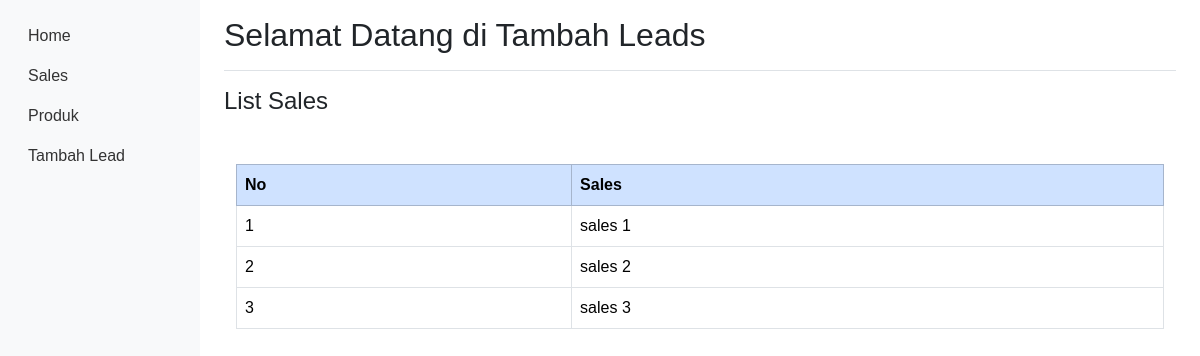
The page /sales.php on the database its author committed.
### tables this page shows
CREATE TABLE `sales` (
  `id` int(10) NOT NULL,
  `nama_sales` varchar(255) NOT NULL
);

### sales.php (the view, shortened to what this page needs)
<!DOCTYPE html>
<html lang="en">
<head>
    <link href="https://cdn.jsdelivr.net/npm/bootstrap@5.3.3/dist/css/bootstrap.min.css" rel="stylesheet">
    <link rel="stylesheet" href="/style.css">
</head>
<body>
    <div class="container-fluid">
        <div class="row">
            <nav id="sidebar" class="col-md-3 col-lg-2 d-md-block bg-light sidebar">
                <div class="sidebar-sticky">
                    <ul class="nav flex-column">
                        <li class="nav-item">
                            <a class="nav-link active" href="index.php">Home</a>
                        </li>
                        <li class="nav-item">
                            <a class="nav-link" href="sales.php">Sales</a>
                        </li>
                        <li class="nav-item">
                            <a class="nav-link" href="produk.php">Produk</a>
                        </li>
                        <li class="nav-item">
                            <a class="nav-link" href="addlead.php">Tambah Lead</a>
                        </li>
                    </ul>
                </div>
            </nav>
            <main role="main" class="col-md-9 ml-sm-auto col-lg-10 px-md-4">
                <div class="d-flex justify-content-between flex-wrap flex-md-nowrap align-items-center pt-3 pb-2 mb-3 border-bottom">
                    <h1 class="h2">Selamat Datang di Tambah Leads</h1>
                </div>
                <div class="row">
                    <div class="col-12">
                        <h4>List Sales</h4>
                        <div class="container mt-5 ">
                            <table class="table table-bordered rounded">
                                <thead class="table-primary">
                                    <tr>
                                        <th scope="col">No</th>
                                        <th scope="col">Sales</th>
                                    </tr>
                                </thead>
                                <tbody>
                                    <?php
                                    include 'dbconn.php';
                                    $sql = "SELECT id, nama_sales FROM sales";
                                    $result = $conn->query($sql);
                                    if ($result->num_rows > 0) {
                                        $no = 1;
                                        while ($row = $result->fetch_assoc()) {
                                            echo "<tr>";
                                            echo "<td>" . $no++ . "</td>";
                                            echo "<td>" . $row['nama_sales'] . "</td>";
                                            echo "</tr>";
                                        }
                                    } else {
                                        echo "<tr><td colspan='2'>Tidak ada data</td></tr>";
                                    }
                                    ?>
                                </tbody>
                            </table>
                        </div>
                    </div>
                </div>
            </main>
        </div>
    </div>
</body>
</html>

### style.css (style rules this page uses)
body { font-family: Arial, sans-serif; }
.sidebar-sticky { position: -webkit-sticky; position: sticky; top: 0; height: calc(100vh - 48px); padding-top: 1rem; overflow-x: hidden; overflow-y: auto; }
.nav-link { color: #333; }

### rows shown on the page
sales: nama_sales "sales 1"
sales: nama_sales "sales 2"
sales: nama_sales "sales 3"
